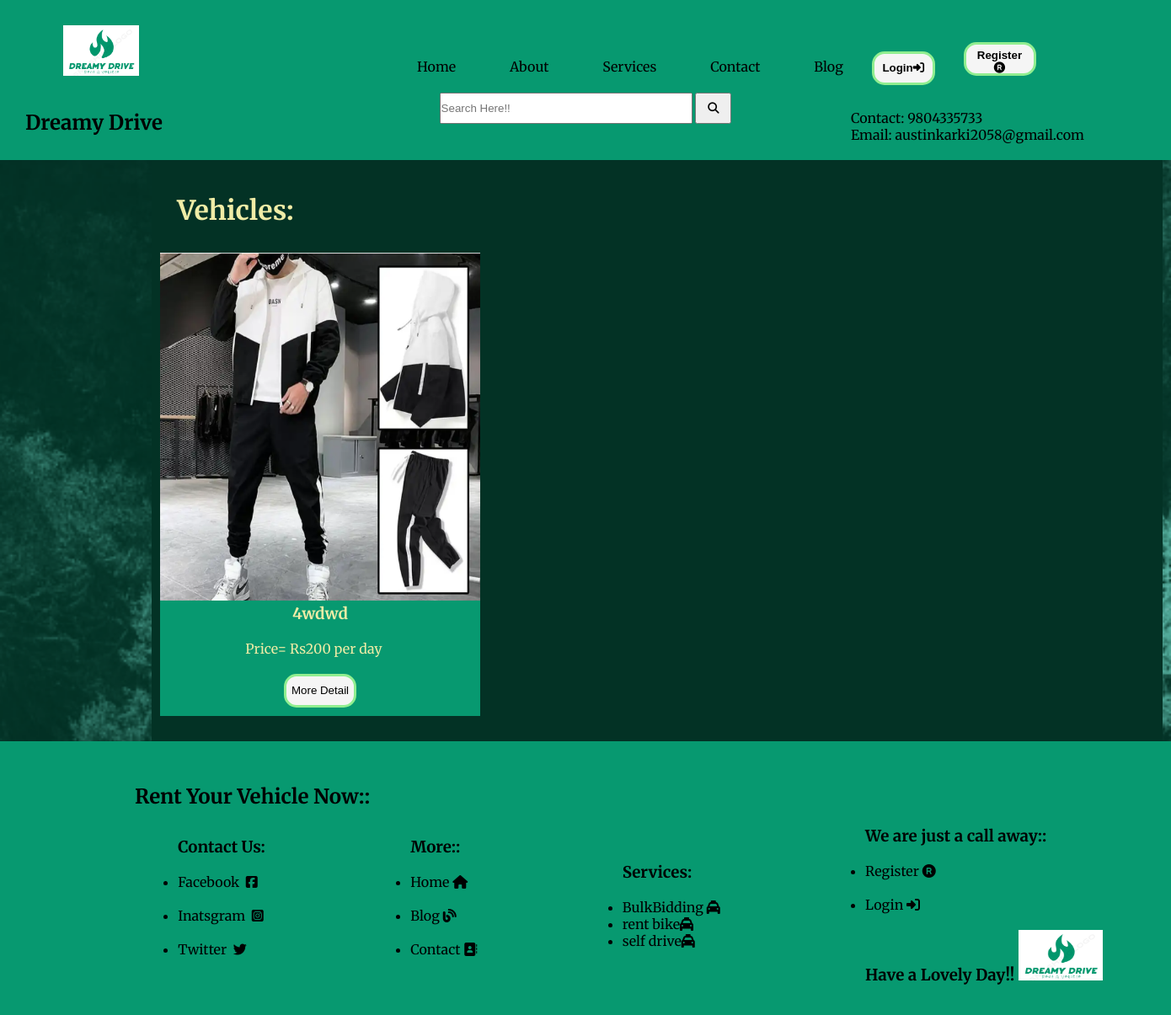
The app's page /category/self/ with its own data.
### home/models.py (models this page shows, shortened)
class vehicle(models.Model):
    name = models.CharField(max_length=300)
    image = models.ImageField(upload_to="media", default="name")
    slug = models.CharField(max_length=500, unique=True)
    vehicle_description = models.TextField(blank=False, max_length=200, default="")
    vehicle_specification = models.TextField(blank=False, max_length=200, default="")
    price_per_day = models.IntegerField()
    vehicle_owner = models.ForeignKey(User, related_name="vehicle_owner", on_delete=models.CASCADE, null=True)
    Company_name = models.CharField(max_length=300)
    Company_contact = models.CharField(max_length=300)
    Vehicle_number = models.CharField(max_length=300)
    color = models.CharField(max_length=300)
    mileage = models.IntegerField()
    engine_type = models.CharField(max_length=10, choices=TYPE_CHOICES)
    TermsCondition1 = models.TextField(blank=False, max_length=200)
    category = models.ForeignKey(Category, on_delete=models.CASCADE)
    type = models.ForeignKey(Type, on_delete=models.CASCADE)
    stock = models.CharField(choices=STOCK, max_length=50)

class Category(models.Model):
    name = models.CharField(max_length=200)
    slug = models.CharField(max_length=500, unique=True)

### home/views.py (the view)
# urls.py: path('category/<slug>/', CategoryView.as_view(), name='categoryView'),
class CategoryView(Base):
    def get(self, request, slug):
        cat_id = Category.objects.get(slug=slug).id
        self.views["cat_products"] = vehicle.objects.filter(category_id=cat_id)
        self.views["category"] = Category.objects.all()
        return render(request, "category.html", self.views)

### Templates/category.html
{% extends 'base.html' %}
{% load static %}
{% block content %}
    <div class="headdd">
        <div class="rrr">
            <div class="q">
                <h2>Dreamy Drive</h2>
            </div>
            <div class="search">
               <form action="/search" method="GET">
                    <input class="ccss" name="query" type="text" placeholder="Search Here!!">
                    <button class="ccsss" type="submit"><i class="fa fa-search"></i></button>
                </form>
            </div>
            <div class="q">
                <p>Contact: <a href="tel:9804335733">9804335733</a></p>
                <p>Email: <a
                        href="mailto:austinkarki2058@gmail.com?subject=contact&body=write here">austinkarki2058@gmail.com</a>
                </p>
            </div>
        </div>
    </div>
    <div class="container">
        <div class="backkkk">
            <div class="innboxxxy">
                <h1><br>&nbsp;&nbsp;&nbsp;&nbsp;Vehicles:</h1><br>
                <div class="bbooxx">
                {% if cat_products %}
                    {% for cat in cat_products %}
                    <div class="inboiii">
                        <img src="{{cat.image.url}}" alt="" height="75%" width="100%">
                        <div class="center">
                            <h3>{{cat.name}}</h3>
                        </div><br>
                        <div class="center">
                            <p>Price= Rs{{cat.price_per_day}} per day &nbsp; &nbsp;<br><br><button class="box2" type="button"><a href="/detail/{{cat.slug}}">More
                                    Detail</a></button> </p>
                        </div>
                    </div>
                    {% endfor %}
                    {% else %}
                    <center><strong><br><br>&nbsp;&nbsp;&nbsp;&nbsp;&nbsp;&nbsp;&nbsp;&nbsp;&nbsp;&nbsp;&nbsp;&nbsp;No &nbsp;result &nbsp;Found &nbsp;!!  &nbsp;Try &nbsp;another &nbsp;Keyword.<br><br><br></strong></center>
                    {% endif %}
                </div><br>
            </div>
        </div>
{% endblock %}

### Templates/base.html (shortened to what this page needs)
<!DOCTYPE html>
{% load static %}
<html lang="en">
<head>
    <link rel="stylesheet" href="{% static 'css/style.css' %}">
    <link rel="stylesheet" href="https://cdnjs.cloudflare.com/ajax/libs/font-awesome/6.5.1/css/all.min.css"
 />
</head>
<body>
    <header class="container">
        <div class="head">
            <div class="heaim">
                <img src="{% static 'img/logo.png' %}" width="90px" height="60px">
            </div>
            <div class="headd">
                <ul>
                    <li><a href="/">Home</a></li>
                    <li><a href="/about">About</a></li>
                    <li><a href="">Services</a>
                    </li>
                    <li><a href="/contact">Contact</a></li>
                    <li><a href="/blog">Blog</a></li>
                    {% if user.is_authenticated %}
                    <li><button class="box1"><strong><a href="{% url 'logout' %}">Logout<i
                                        class="fa-solid fa-right-to-bracket"></i></a></strong></button>
                    </li>
                        <li><button class="box2"><strong><a href="/my_account">Account <i class="fa-solid fa-user"></i></a></strong></button></li>
                        {% else %}
                        <button class="box1"><strong><a href="/account/login">Login<i
                                        class="fa-solid fa-right-to-bracket"></i></a></strong></button>
                        <li><button class="box2"><strong><a href="/signup">Register <i
                                        class="fa-solid fa-registered"></i></a></strong></button></li>
                    {% endif %}
                </ul>
            </div>
        </div>
    </header>
        {% block content %}
        {% endblock %}
   <footer class="contain">
        <div class="foot">
            <h2 class="ff">Rent Your Vehicle Now::</h2>
            <div class="fut">
                <div class="footerrr">
                    <h3>Contact Us:</h3><br>
                    <ul>
                        <li><a href="https://Facebook.com">Facebook &nbsp;<i
                                    class="fa-brands fa-square-facebook"></i></a></li><br>
                        <li><a href="https://Instagram.com">Inatsgram &nbsp;<i
                                    class="fa-brands fa-square-instagram"></i></a></li><br>
                        <li><a href="https://Twitter.com">Twitter &nbsp;<i class="fa-brands fa-twitter"></i></a></li>
                        <br>
                    </ul>
                </div>
                <div class="footerr">
                    <h3>More::</h3><br>
                    <ul>
                        <li><a href="index.html">Home <i class="fa-solid fa-house"></i></a></li><br>
                        <li><a href="Blog.html">Blog <i class="fa-solid fa-blog"></i></a></li><br>
                        <li><a href="contact.html">Contact <i class="fa-solid fa-address-book"></i></a></li><br>
                    </ul>
                </div>
                <div class="footerr">
                    <h3>Services:</h3><br>
                    <ul>
                        <li><a href="/bulkbidding">BulkBidding <i class="fa-solid fa-taxi"></i></a></li>
                        {% for cat in category %}
                        <li><a href="">{{cat.name}}<i class="fa-solid fa-taxi"></i></a></li>
                        {% endfor %}
                    </ul>
                </div>
                <div class="footerr">
                    <h3>We are just a call away::</h3><br>
                    <ul>
                        <li><a href="signup.html" class="cccc">Register&nbsp;<i class="fa-solid fa-registered"></i></li>
                        </a><br>
                        <li><a href="login.html" class="cccc">Login&nbsp;<i
                                    class="fa-solid fa-right-to-bracket"></i></a></li>
                    </ul><br>
                    <h3>Have a Lovely Day!! <img src="{% static 'img/logo.png' %}" width="100px" height="60px"></h3>
                </div>
            </div>
        </div>
    </footer>
</body>
</html>

### static/css/style.css (style rules this page uses)
* { margin: 0; padding: 0; box-sizing: border-box; }
body { font-family: 'Merriweather', serif; }
.container { max-width: 100%; margin: auto; }
.head { display: flex; height: 110px; background-color: #079970; }
.head ul li { display: inline; padding: 30px; }
.headd ul { margin-top: 50px; margin-left: 300px; }
.heaim img { margin-top: 30px; margin-left: 75px; }
.box1 { width: 75px; height: 40px; padding: 5px; color: black; background-color: whitesmoke; border-radius: 15px; border: 3px solid lightgreen; }
.box2 { width: 86px; height: 40px; padding: 5px; color: black; background-color: whitesmoke; border-radius: 15px; border: 3px solid lightgreen; }
.head ul li a { text-decoration: none; color: black; }
.head ul li { display: inline; position: relative; }
.contain { max-width: 100%; margin: auto; }
.foot { width: 100%; height: 325px; background-color: #079970; margin: auto; }
.ff { padding-top: 50px; padding-left: 160px; }
.fut { display: flex; padding-top: 20px; }
.footerr { padding-left: 90px; padding-right: 80px; margin: auto; }
.footerrr { padding-left: 210px; padding-right: 80px; margin: auto; }
.cccc { text-decoration: none; }
.backkkk { width: 100%; height: auto; background-image: url(../img/backk.png); background-size: cover; z-index: 0; color: #EFECA6; }
.bbooxx { display: flex; width: 100%; flex-wrap: wrap; }
.headdd { width: 100%; height: 80px; background-color: #079970; }
.rrr { display: flex; justify-content: space-between; }
.q { margin-top: 20px; height: 38px; width: 380px; margin-left: 30px; }
.inboiii { background-color: #079970; color: #EFECA6; width: 380px; height: 550px; margin: 10px; }
.innboxxxy { background-color: #033225; color: #EFECA6; width: 1200px; height: auto; margin-left: 180px; }
a { text-decoration: none; color: black; }
.center { text-align: center; }
.ccss { height: 37px; width:300px }
.ccsss { height: 37px; width:43px }

### records on screen
vehicle: image (picture), name "4wdwd", price_per_day "200"
Category: name "rent bike"
Category: name "self drive"
